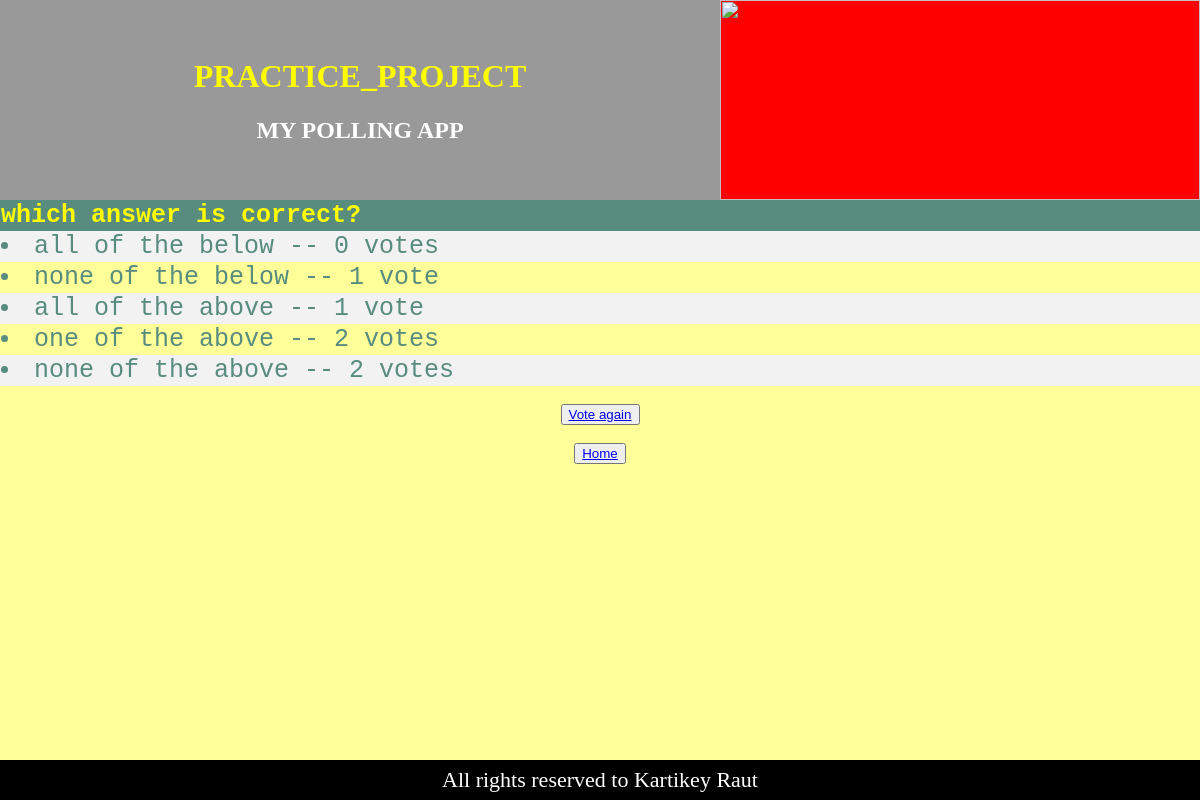
The app's page /polls/7/results/ with its own data.
### polls/models.py (models this page shows, shortened)
class Question(models.Model):
    question_text = models.CharField(max_length=200)
    pub_date = models.DateTimeField('date published')#'date published' is an optional first argument to deginate a human redable name

class Choice(models.Model):
    question = models.ForeignKey(Question, on_delete=models.CASCADE)
    choice_text = models.CharField(max_length=200)
    votes = models.IntegerField(default=0)

### polls/views.py (the view)
# urls.py: path('<int:pk>/results/', views.ResultsView.as_view(), name='results'),
class ResultsView(generic.DetailView):
    model = Question
    template_name = 'polls/results.html'

### polls/templates/polls/results.html (shortened to what this page needs)
<html>
<head>
</head>
<body>
    <div id="main">
        <div id="header">
            <div id="title">
                <h1><br>PRACTICE_PROJECT</h1>
                <h2>MY POLLING APP</h2>
            </div>
            <div id="rightLogo">
                <img src="https://i.ytimg.com/vi/IHedPOvb9uE/maxresdefault.jpg"  />
            </div>
        </div>
        <table>
            <tr>
                <th>{{ question.question_text }}</th>
            </tr>
            {% for choice in question.choice_set.all %}
                <tr><td><li>{{ choice.choice_text }} -- {{ choice.votes }} vote{{ choice.votes|pluralize }}</li></td>
            {% endfor %}
        </table>
        <br>
        <button><a href="{% url 'polls:detail' question.id %}">Vote again</a></button>
        <br>
        <button><a href="/">Home</a></button>
        <div id="footer">
            All rights reserved to Kartikey Raut
        </div>
    </div>
</body>
</html>

### polls/templates/polls/results.html (style rules this page uses)
body { margin:0px; padding:0px; }
#main { width:100%; height:100%; background-color:#FF9; margin-left:auto; margin-right:auto; }
#header { height:200px; background-color:#F90; }
#leftLogo img,#rightLogo img { width:100%; height:100%; }
#title { width:60%; height:200px; background-color:#999; float:left; }
#title h1 { color:Yellow; text-align:center; }
#title h2 { text-align:center; color:white; }
#rightLogo { width:40%; height:200px; background-color:#F00; float:left; }
table { border-collapse: collapse; width: 100%; color: #588c7e; font-family: monospace; font-size: 25px; text-align: left; }
th { background-color: #588c7e; color: yellow; }
tr:nth-child(even) { background-color: #f2f2f2; }
button { display: block; margin:0 auto; }
#footer { position: fixed; height:40px; width:100%; background-color:black; color:white; text-align:center; font-size:22px; line-height:40px; bottom:0px; }

### records on screen
Question: question_text "which answer is correct?"
Choice: choice_text "all of the below", votes "0"
Choice: choice_text "none of the below", votes "1"
Choice: choice_text "all of the above", votes "1"
Choice: choice_text "one of the above", votes "2"
Choice: choice_text "none of the above", votes "2"
